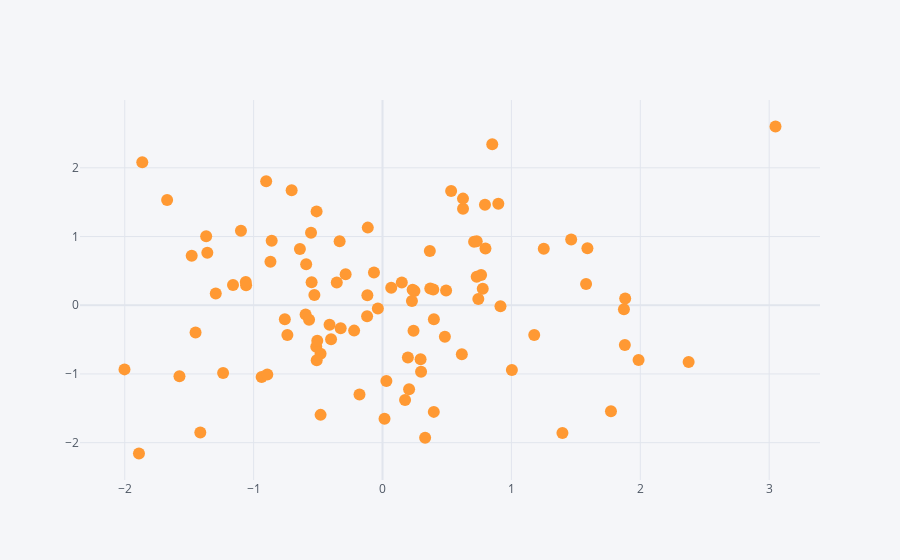

Write notebook code for a chart like this one.
### Code cell
df.iplot(kind='scatter', x='A', y='B', mode='markers')
